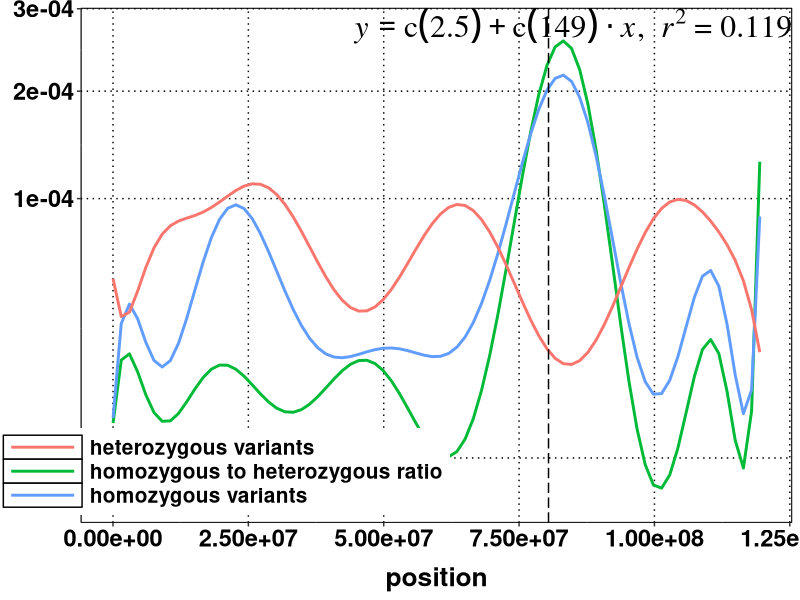
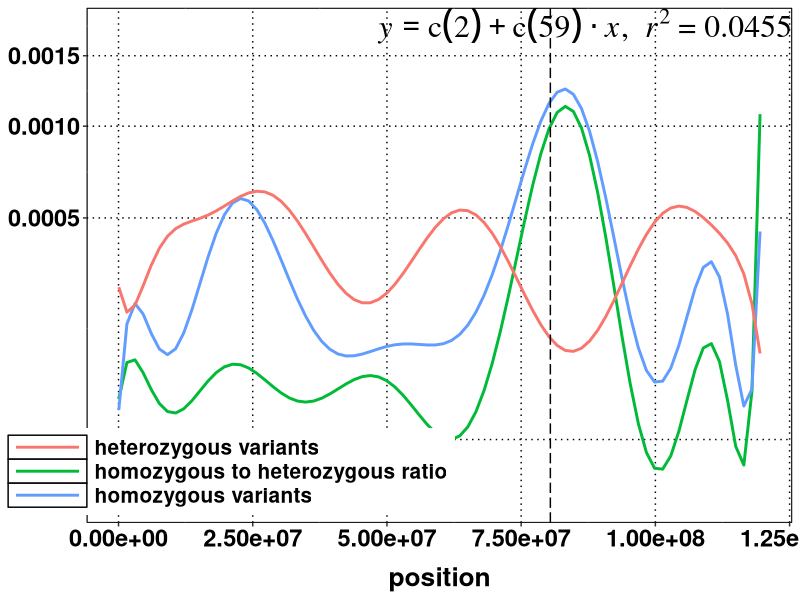
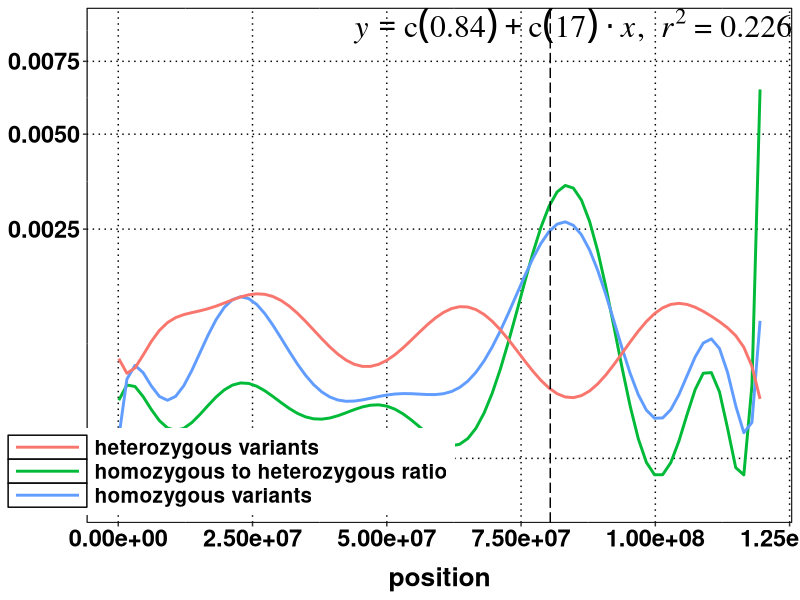
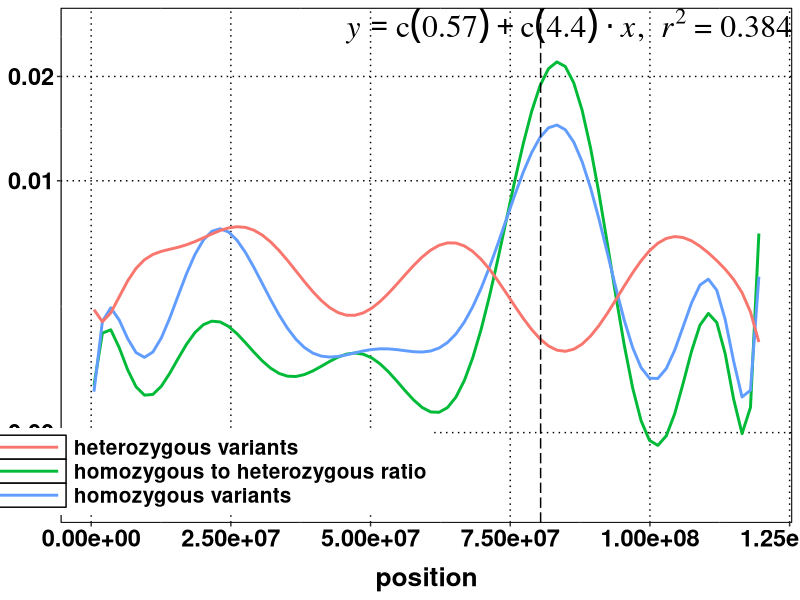
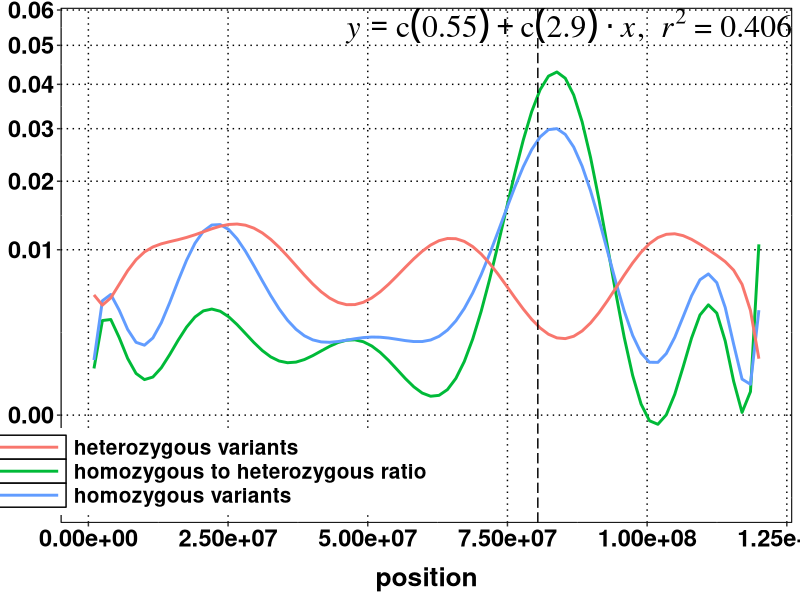
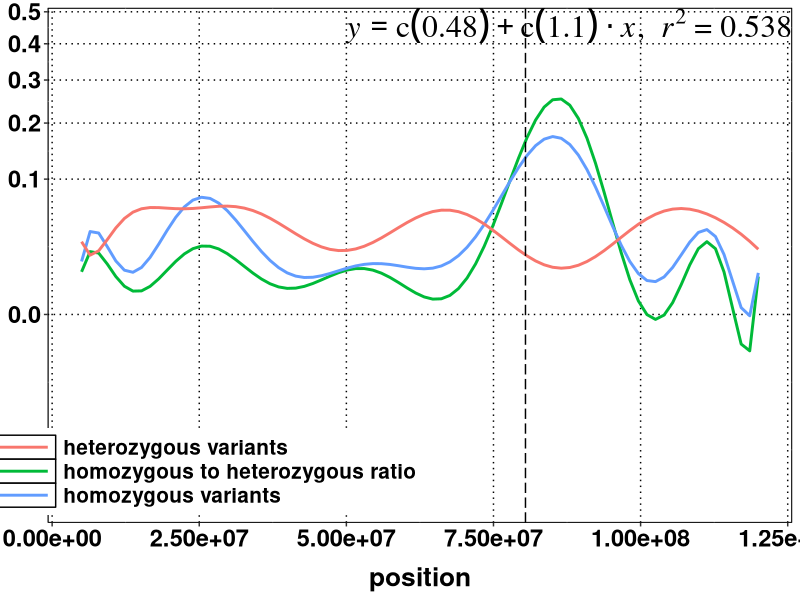
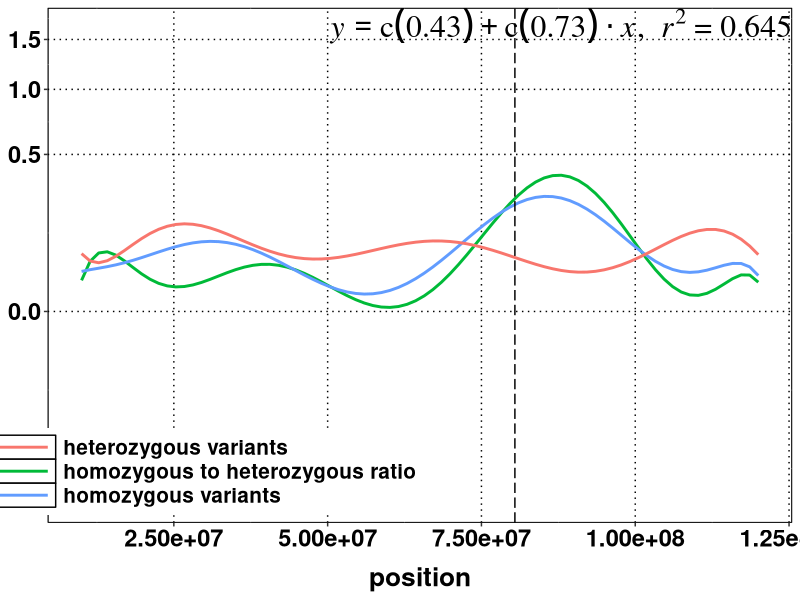
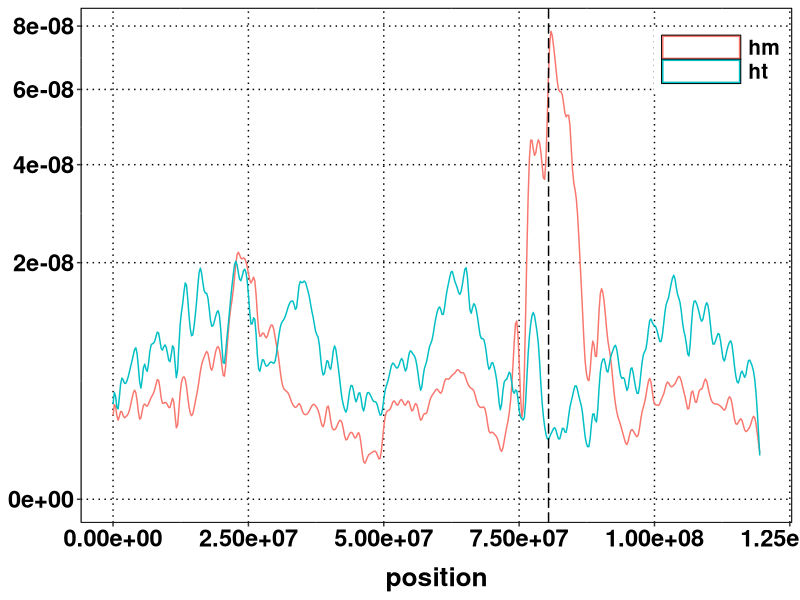

These figures' R source, in order:
## ---- chunk 1
# load the required libraries and functions
library(knitr)
library(markdown)
#opts_chunk$set(dev = 'pdf')
library(grid)
library(gridExtra)
library(ggplot2)

## cusotom ggplot theme edits
mytheme <- theme(panel.background = element_rect(fill='white', colour='black'),
        text = element_text(size = 20, face='bold', colour='black'),
        axis.title.x = element_text(size = 19, face='bold', color='black', vjust = -1),
        axis.text = element_text(size = 17, face='bold', color='black'),
        panel.grid.major = element_line(linetype = 'dotted', colour='black'),
        panel.border = element_rect(fill=NA, linetype = "solid", colour='black'),
        plot.margin=unit(c(2,2,5,2),'mm'), legend.position=c(0.2,0.1), legend.title = element_blank(),
        legend.text = element_text(colour = 'black', size = 15, face = 'bold'), legend.box = "horizontal",
        legend.key.width=unit(2, "cm"), legend.key = element_rect(fill='white'))

### lm equation display on plot. function modified from following link
## http://stackoverflow.com/questions/11949331/adding-a-3rd-order-polynomial-and-its-equation-to-a-ggplot-in-r
lm_eqn = function(x, y, n){
  m=lm(y ~ poly(x, n)) #n degree polynomial
  eq <- substitute(italic(y) == a + b %.% italic(x)*","~~italic(r)^2~"="~r2,
                   list(a = format(coef(m)[1], digits = 2),
                        b = format(coef(m)[2], digits = 2),
                        r2 = format(summary(m)$r.squared, digits = 3)))
  as.character(as.expression(eq))
}

## set working directory
setwd("~/git-hub-repos/shyamrallapalli/mutations_hts_noref/002_snps_in_assembled_genome/contig_snp_distribution/arabidopsis/uchida_etal/sup2")

## ---- chunk 2
tenkb <- read.delim(file="per-10000bp-filtered_sup2_colT_wsT.vcf.txt", header = TRUE)
tenkb$numhm <- tenkb$numhm + 0.1
tenkb$numht <- tenkb$numht + 0.1
tenkb$ratio <- tenkb$numhm/tenkb$numht
ggplot(data=tenkb, aes(x=position)) + stat_smooth(aes(y=ratio/sum(ratio), colour="homozygous to heterozygous ratio"),
                                                  method="lm", se=TRUE, fill=NA, formula=y ~ poly(x, 12, raw=TRUE) ) +
  stat_smooth(aes(y=numhm/sum(numhm), colour="homozygous variants"), method="lm", se=FALSE, formula=y ~ poly(x, 12, raw=TRUE) ) +
  stat_smooth(aes(y=numht/sum(numht), colour="heterozygous variants"), method="lm", se=FALSE, formula=y ~ poly(x, 12, raw=TRUE) ) +
  scale_y_sqrt() + labs(y=NULL, main="genome in 10 KB fragment chunks") + mytheme +
  geom_vline(xintercept = as.numeric(80437067), size=0.5, linetype = "longdash") +
  annotate("text", x=Inf, y=Inf, label=lm_eqn(tenkb$position, tenkb$ratio, 12), hjust=1, vjust=1, size=8, family="Times", face="italic", parse=TRUE)


## ---- chunk 3
tenkb <- read.delim(file="per-50000bp-filtered_sup2_colT_wsT.vcf.txt", header = TRUE)
tenkb$numhm <- tenkb$numhm + 0.1
tenkb$numht <- tenkb$numht + 0.1
tenkb$ratio <- tenkb$numhm/tenkb$numht
ggplot(data=tenkb, aes(x=position)) + stat_smooth(aes(y=ratio/sum(ratio), colour="homozygous to heterozygous ratio"),
                                                  method="lm", se=TRUE, fill=NA, formula=y ~ poly(x, 12, raw=TRUE) ) +
  stat_smooth(aes(y=numhm/sum(numhm), colour="homozygous variants"), method="lm", se=FALSE, formula=y ~ poly(x, 12, raw=TRUE) ) +
  stat_smooth(aes(y=numht/sum(numht), colour="heterozygous variants"), method="lm", se=FALSE, formula=y ~ poly(x, 12, raw=TRUE) ) +
  scale_y_sqrt() + labs(y=NULL, main="genome in 10 KB fragment chunks") + mytheme +
  geom_vline(xintercept = as.numeric(80437067), size=0.5, linetype = "longdash") +
  annotate("text", x=Inf, y=Inf, label=lm_eqn(tenkb$position, tenkb$ratio, 12), hjust=1, vjust=1, size=8, family="Times", face="italic", parse=TRUE)

## ---- chunk 4
tenkb <- read.delim(file="per-100000bp-filtered_sup2_colT_wsT.vcf.txt", header = TRUE)
tenkb$numhm <- tenkb$numhm + 0.1
tenkb$numht <- tenkb$numht + 0.1
tenkb$ratio <- tenkb$numhm/tenkb$numht
ggplot(data=tenkb, aes(x=position)) + stat_smooth(aes(y=ratio/sum(ratio), colour="homozygous to heterozygous ratio"),
                                                  method="lm", se=TRUE, fill=NA, formula=y ~ poly(x, 12, raw=TRUE) ) +
  stat_smooth(aes(y=numhm/sum(numhm), colour="homozygous variants"), method="lm", se=FALSE, formula=y ~ poly(x, 12, raw=TRUE) ) +
  stat_smooth(aes(y=numht/sum(numht), colour="heterozygous variants"), method="lm", se=FALSE, formula=y ~ poly(x, 12, raw=TRUE) ) +
  scale_y_sqrt() + labs(y=NULL, main="genome in 10 KB fragment chunks") + mytheme +
  geom_vline(xintercept = as.numeric(80437067), size=0.5, linetype = "longdash") +
  annotate("text", x=Inf, y=Inf, label=lm_eqn(tenkb$position, tenkb$ratio, 12), hjust=1, vjust=1, size=8, family="Times", face="italic", parse=TRUE)

## ---- chunk 5
tenkb <- read.delim(file="per-500000bp-filtered_sup2_colT_wsT.vcf.txt", header = TRUE)
tenkb$numhm <- tenkb$numhm + 0.1
tenkb$numht <- tenkb$numht + 0.1
tenkb$ratio <- tenkb$numhm/tenkb$numht
ggplot(data=tenkb, aes(x=position)) + stat_smooth(aes(y=ratio/sum(ratio), colour="homozygous to heterozygous ratio"),
                                                  method="lm", se=TRUE, fill=NA, formula=y ~ poly(x, 12, raw=TRUE) ) +
  stat_smooth(aes(y=numhm/sum(numhm), colour="homozygous variants"), method="lm", se=FALSE, formula=y ~ poly(x, 12, raw=TRUE) ) +
  stat_smooth(aes(y=numht/sum(numht), colour="heterozygous variants"), method="lm", se=FALSE, formula=y ~ poly(x, 12, raw=TRUE) ) +
  scale_y_sqrt() + labs(y=NULL, main="genome in 10 KB fragment chunks") + mytheme +
  geom_vline(xintercept = as.numeric(80437067), size=0.5, linetype = "longdash") +
  annotate("text", x=Inf, y=Inf, label=lm_eqn(tenkb$position, tenkb$ratio, 12), hjust=1, vjust=1, size=8, family="Times", face="italic", parse=TRUE)

## ---- chunk 6
tenkb <- read.delim(file="per-1000000bp-filtered_sup2_colT_wsT.vcf.txt", header = TRUE)
tenkb$numhm <- tenkb$numhm + 0.1
tenkb$numht <- tenkb$numht + 0.1
tenkb$ratio <- tenkb$numhm/tenkb$numht
ggplot(data=tenkb, aes(x=position)) + stat_smooth(aes(y=ratio/sum(ratio), colour="homozygous to heterozygous ratio"),
                                                  method="lm", se=TRUE, fill=NA, formula=y ~ poly(x, 12, raw=TRUE) ) +
  stat_smooth(aes(y=numhm/sum(numhm), colour="homozygous variants"), method="lm", se=FALSE, formula=y ~ poly(x, 12, raw=TRUE) ) +
  stat_smooth(aes(y=numht/sum(numht), colour="heterozygous variants"), method="lm", se=FALSE, formula=y ~ poly(x, 12, raw=TRUE) ) +
  scale_y_sqrt() + labs(y=NULL, main="genome in 10 KB fragment chunks") + mytheme +
  geom_vline(xintercept = as.numeric(80437067), size=0.5, linetype = "longdash") +
  annotate("text", x=Inf, y=Inf, label=lm_eqn(tenkb$position, tenkb$ratio, 12), hjust=1, vjust=1, size=8, family="Times", face="italic", parse=TRUE)

## ---- chunk 7
tenkb <- read.delim(file="per-5000000bp-filtered_sup2_colT_wsT.vcf.txt", header = TRUE)
tenkb$numhm <- tenkb$numhm + 0.1
tenkb$numht <- tenkb$numht + 0.1
tenkb$ratio <- tenkb$numhm/tenkb$numht
ggplot(data=tenkb, aes(x=position)) + stat_smooth(aes(y=ratio/sum(ratio), colour="homozygous to heterozygous ratio"),
                                                  method="lm", se=TRUE, fill=NA, formula=y ~ poly(x, 12, raw=TRUE) ) +
  stat_smooth(aes(y=numhm/sum(numhm), colour="homozygous variants"), method="lm", se=FALSE, formula=y ~ poly(x, 12, raw=TRUE) ) +
  stat_smooth(aes(y=numht/sum(numht), colour="heterozygous variants"), method="lm", se=FALSE, formula=y ~ poly(x, 12, raw=TRUE) ) +
  scale_y_sqrt() + labs(y=NULL, main="genome in 10 KB fragment chunks") + mytheme +
  geom_vline(xintercept = as.numeric(80437067), size=0.5, linetype = "longdash") +
  annotate("text", x=Inf, y=Inf, label=lm_eqn(tenkb$position, tenkb$ratio, 12), hjust=1, vjust=1, size=8, family="Times", face="italic", parse=TRUE)

## ---- chunk 8
tenkb <- read.delim(file="per-10000000bp-filtered_sup2_colT_wsT.vcf.txt", header = TRUE)
tenkb$numhm <- tenkb$numhm + 0.1
tenkb$numht <- tenkb$numht + 0.1
tenkb$ratio <- tenkb$numhm/tenkb$numht
ggplot(data=tenkb, aes(x=position)) + stat_smooth(aes(y=ratio/sum(ratio), colour="homozygous to heterozygous ratio"),
                                                  method="lm", se=TRUE, fill=NA, formula=y ~ poly(x, 8, raw=TRUE) ) +
  stat_smooth(aes(y=numhm/sum(numhm), colour="homozygous variants"), method="lm", se=FALSE, formula=y ~ poly(x, 8, raw=TRUE) ) +
  stat_smooth(aes(y=numht/sum(numht), colour="heterozygous variants"), method="lm", se=FALSE, formula=y ~ poly(x, 8, raw=TRUE) ) +
  scale_y_sqrt() + labs(y=NULL, main="genome in 10 KB fragment chunks") + mytheme +
  geom_vline(xintercept = as.numeric(80437067), size=0.5, linetype = "longdash") +
  annotate("text", x=Inf, y=Inf, label=lm_eqn(tenkb$position, tenkb$ratio, 8), hjust=1, vjust=1, size=8, family="Times", face="italic", parse=TRUE)

## ---- chunk 9
infile <- read.delim(file="varposn-genome-filtered_sup2_colT_wsT.vcf.txt", header = TRUE)
ggplot(data=infile, aes(x=position, colour=type)) + geom_density(adjust=1/10) +
  geom_vline(xintercept = as.numeric(80437067), size=0.5, linetype = "longdash") +
     scale_y_sqrt() + labs(y=NULL, main="genome wide snp density") + mytheme + theme(legend.position=c(0.9,0.9))

